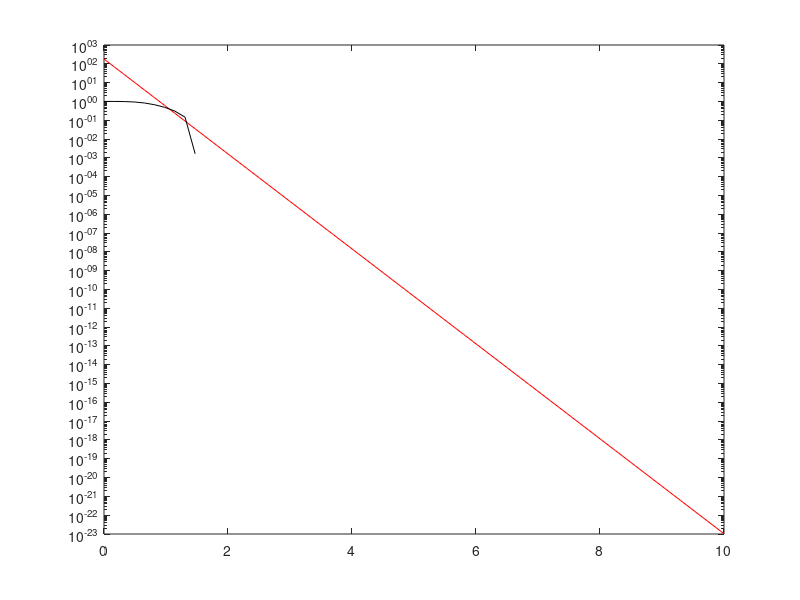

MATLAB code to generate this figure: (Note: this script raises an error after producing the figure.)
clear all
close all;

gamma = [linspace(0,1.470,10) linspace(1.6,10,25)];
x1 = pi*gamma;
%estimate = 1 - (1/64)*x2.*(-x2.^3.*hypergeom([3/2, 2, 2], [1, 3, 3, 3], -x2.^2)+16*besselj(0, x2).^2.*x2+16*besselj(1, x2).^2.*x2-32*besselj(0, x2).*besselj(1, x2));
estimate = 1 - ((1/2*(x1.^2+1)).*besselj(0, x1).^2-1/2*besselj(0, x1).*besselj(1, x1).*x1 + 1/2*besselj(1, x1).^2.*x1.^2-1/2);
Pvals = [50; 150; 500; 1500];
h2 = figure;
semilogy(gamma,180*exp(-pi*1.85*gamma),'r','DisplayName','\autoref{conjLambdaMin}');
hold on;
semilogy(gamma,estimate,'k','DisplayName','\autoref{The:lowBoundCon}');
currentDir = fileparts(mfilename('fullpath'));
markers = {'o','x','square','diamond'};
try A = load(fullfile(currentDir,'minEigA1'));
    minEigA1 = A.minEigA1;
    x1temp = x1(1:end);
    for i = 1:length(Pvals)
        P = Pvals(i);
        gamma = x1temp/pi;
        semilogy(gamma,minEigA1(i,1:end),markers{i},'MarkerSize',5,'DisplayName',sprintf('$P=%d$',P));
    end
catch ex
    clear minEigA1;
    for i = 1:length(Pvals)
        P = Pvals(i);
        rho = besselJroots(0,P);
        for j = 1:length(x1)
            a1 = gamma(j)/P;
            A1 = gramMatrix(a1,1,rho);
            minEigA1(i,j) = min(eig(A1));
        end
        figure(h2)
        semilogy(gamma,minEigA1(i,:),markers{i},'MarkerSize',6,'DisplayName',sprintf('$P=%d$',P));
    end
    currentDir = fileparts(mfilename('fullpath'));
    save(fullfile(currentDir,'minEigA1'),'minEigA1');
end

legend show
legend('location','northeast');
legend boxoff;
hold on;
semilogy(gamma,0*gamma + eps,'k--');
box off;
[Xtick,I] = sort([1.471, get(gca, 'XTick')]); 
XtickLabel = get(gca, 'XTickLabel');
XticklabelNonSorted = {'$\Pastar$',XtickLabel{:}};
XTickLabel = XticklabelNonSorted(I);
set(gca, 'XTick',Xtick,'XTickLabel',XTickLabel);
set(gca,'YTick',10.^(-20:4:2));


xlabel('$\Pa$');
ylabel('$\lambda_{\min}(\gamma)$');
set(gca,'FontSize',14);
axis tight;
currentDir = fileparts(mfilename('fullpath'));
path = fullfile(currentDir,'minEigA1.tex');
matlab2tikz(path,'width','0.8\linewidth','height','5cm','parseStrings',false,'addLabels',true,...
    'extraTikzpictureOptions','trim axis left, trim axis right');
